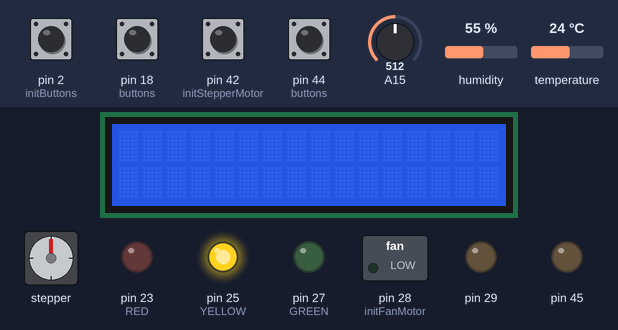
The sketch below on a simulated Arduino Mega 2560, built with avr-gcc and run on an emulated ATmega2560. Parts: 16×2 character LCD, stepper motor, switched loads named in the sketch (green lamp = pin HIGH), output pins drawn as LEDs (lit = HIGH). The test bench sets the inputs (shaded band); at power-on: pin 2 (initButtons), pin 18 (buttons), pin 42 (initStepperMotor), pin 44 (buttons) HIGH, A15 = 512, humidity 55 %, temperature 24 °C. The local clock reads 2024-03-15 10:24:30 at power-on unless the sketch sets it; stepper angles assume 2048 steps per turn; what the sketch prints to the serial monitor is not drawn.

Above: at 1.3 s.
1.4 s: pin 18 (buttons) pulled LOW for 0.15 s
At 2.1 s:
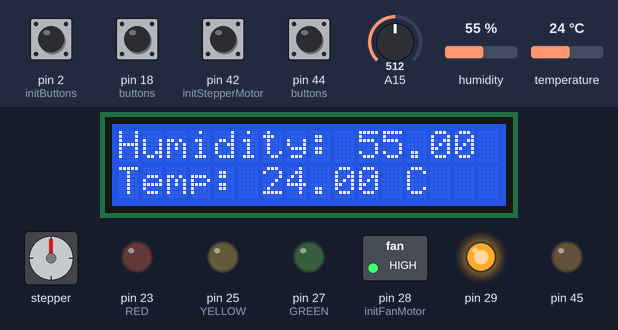
3.0 s: pin 42 (initStepperMotor) pulled LOW for 1 s
At 5.2 s:
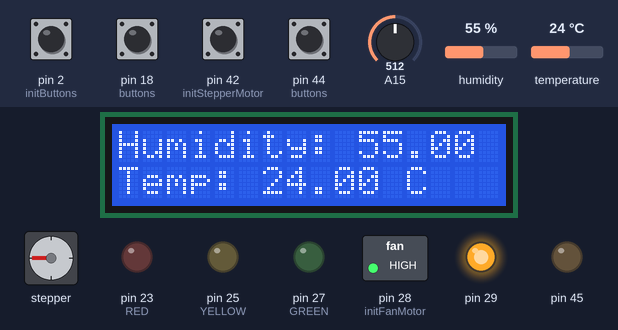
5.5 s: pin 44 (buttons) pulled LOW for 3.2 s
At 9.8 s:
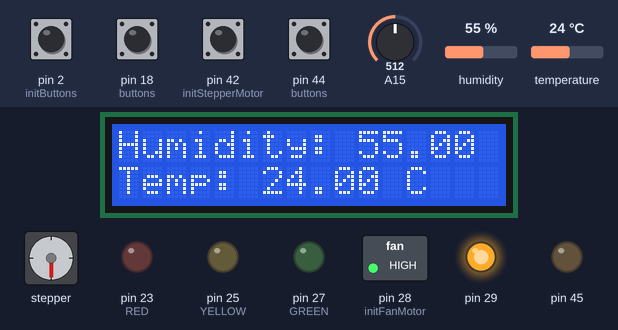
10.2 s: pin 2 (initButtons) pulled LOW for 0.15 s
At 10.7 s:
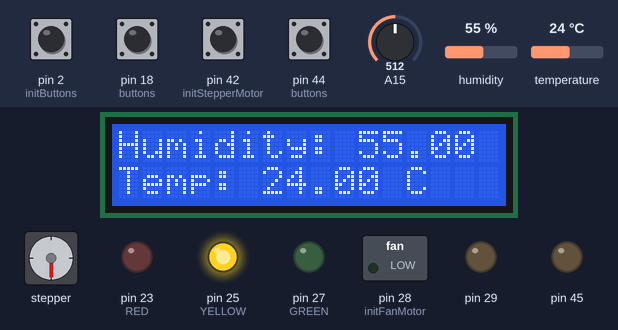
11.8 s: pin 42 (initStepperMotor) pulled LOW for 0.15 s
At 13.1 s:
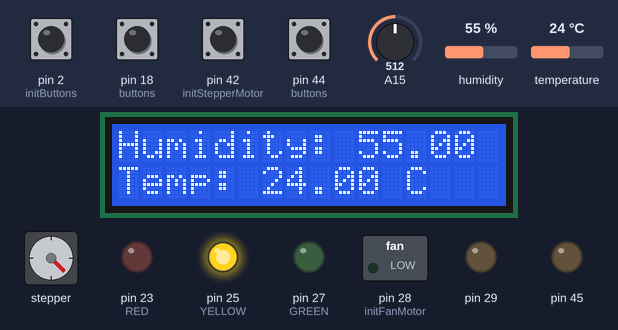
13.7 s: pin 44 (buttons) pulled LOW for 1 s
At 15.6 s:
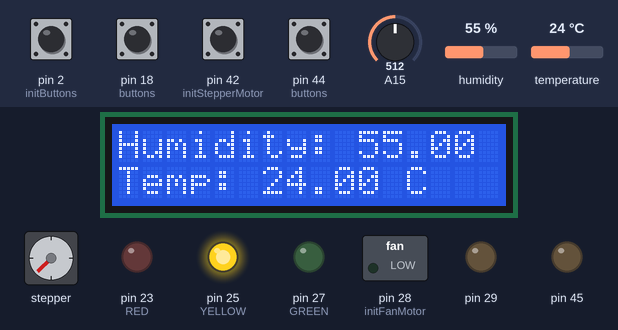
Timing chart, 0 to 17.1 s (numbered marks = the images above; inputs shaded):
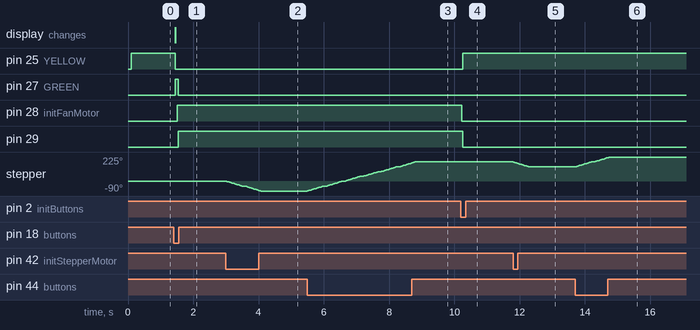

The sketch:

main.ino
```cpp
#include "DHT.h"
#include <LiquidCrystal.h>
#include <Stepper.h>
#include <RTClib.h>
#define DHT11_PIN 53

//
DHT dht11(DHT11_PIN, DHT11);
const int RS = 33, EN = 35, D4 = 37, D5 = 39, D6 = 41, D7 = 43;
LiquidCrystal lcd(RS, EN, D4, D5, D6, D7);
Stepper stepper(32, 46, 50, 48, 52);
RTC_DS1307 rtc;
//

enum State {
    DISABLED,
    IDLE,
    RUNNING,
    ERROR
};

enum LED {
    RED = PA1, // pin 23
    YELLOW = PA3, // pin 25
    GREEN = PA5, // pin 27
    BLUE = PA7 // pin 29
};

enum BUTTON {
    START = INT3,
    STOP = INT4,
    RESET = INT5
};

State currentState = DISABLED;
float currentTemperature = 0;
float currentHumidity = 0;
float currentWaterLevel = 0;
float waterLevelThreshold = 0;

float tempThreshold = 20.6;

volatile bool startPressed = false;
volatile bool stopPressed = false;
volatile bool resetPressed = false;

bool isTriggered = false;
int lastMinute = -1;

// UART (Serial Monitor) (Kevin)
void initUART(unsigned long baud){
    unsigned long FCPU = 16000000;
    unsigned int tbaud = (FCPU / 16 / baud - 1);
    UCSR0A = 0x20;
    UCSR0B = 0x18;
    UCSR0C = 0x06;
    UBRR0 = tbaud;
}
void U0putchar(unsigned char U0pdata)
{
    while (!(UCSR0A & (1 << UDRE0))){};
    UDR0 = U0pdata;
}
void U0putstring(char* str)
{
    int i = 0;
    while (str[i] != '\0'){
        U0putchar(str[i]);
        i++;
    }
}
void floatToString(float num, char* str, int precision){
    int intPart = (int)num;
    float fractionPart = num - intPart;

    if (num < 0){
        *str++ = '-';
        intPart = -intPart;
        fractionPart = -fractionPart;
    }

    int i = 0;
    do{
        str[i++] = (intPart % 10) + '0';
        intPart /= 10;
    } while (intPart > 0);

    for (int j = 0; j < i / 2; j++){
        char temp = str[j];
        str[j] = str[i - j - 1];
        str[i - j - 1] = temp;
    }

    str[i] = '\0';
    if (precision == 0){
        return;
    }
    str[i++] = '.';

    for (int j = 0; j < precision; j++){
        fractionPart *= 10;
        int digit = (int)fractionPart;
        str[i++] = digit + '0';
        fractionPart -= digit;
    }

    str[i] = '\0';
}

// BUTTONS (Kevin)
void initButtons(){
  DDRD &= ~(1 << PD3); // Configure buttons as INPUT
  DDRE &= ~(1 << PE4) & ~(1 << PE5);
  PORTD |= (1 << PD3); // Enable pull-up resistors
  PORTE |= (1 << PE4) | (1 << PE5);

  // Enable external interrupt
  EIMSK |= (1 << INT3) | (1 << INT4) | (1 << INT5);  // Enable INT interrupt
  EICRA |= (1 << ISC31); // Falling edge trigger
  EICRB |= (1 << ISC41) | (1 << ISC51); // Falling edge trigger
}
void toggleButton(bool state, BUTTON type){
    // Toggle interrupt using EIMSK
    if (state){
        EIMSK |= (1 << type);
        return;
    }
    EIMSK &= ~(1 << type);
}

volatile unsigned long lastStartPressTime = 0;
volatile unsigned long lastStopPressTime = 0;
volatile unsigned long lastResetPressTime = 0;
const unsigned long debounceDelay = 50;

ISR(INT3_vect) { // START button
    unsigned long currentTime = millis();
    if (currentTime - lastStartPressTime >= debounceDelay) {
        startPressed = true;
        lastStartPressTime = currentTime;
    }
}

ISR(INT4_vect) { // STOP button
    unsigned long currentTime = millis();
    if (currentTime - lastStopPressTime >= debounceDelay) {
        stopPressed = true;
        lastStopPressTime = currentTime;
    }
}

ISR(INT5_vect) { // RESET button
    unsigned long currentTime = millis();
    if (currentTime - lastResetPressTime >= debounceDelay) {
        resetPressed = true;
        lastResetPressTime = currentTime;
    }
}

/*
START PIN 18
STOP PIN 2
RESET PIN 3
*/

// LEDS (Kevin)
void initLEDS(){
    DDRA |= (1 << RED) | (1 << YELLOW) | (1 << GREEN) | (1 << BLUE); // Configure pin as OUTPUT
    PORTA &= ~(1 << RED) & ~(1 << YELLOW) & ~(1 << GREEN) & ~(1 << BLUE); // Init set pin as LOW
}
void writeLED(bool state, LED color){
    // Write HIGH or LOW to pin using enum as ID
    if (state){
        PORTA |= (1 << color);
        return;
    }
    PORTA &= ~(1 << color);
    return;
}
/*
RED PIN 23
YELLOW PIN 25
GREEN PIN 27
BLUE PIN 29
*/

// DHT11 (Kevin)
void initDHT11(){
    dht11.begin();
}
float readTemperature(){
    return dht11.readTemperature();
}
float readHumidity(){
    return dht11.readHumidity();
}
bool paramHasErrors(){
    if (isnan(currentTemperature) || isnan(currentHumidity)){
        return true;
    }
    return false;
}
/*
DHT11 PIN 53
*/

// LCD (Kevin)
void initLCD(){
    lcd.begin(16, 2);
}
/*
VSS POTENTIOMETER GND
VDD POSITIVE
V0 POTENTIOMETER OUTPUT
RS PIN 33
RW GND
E PIN 35
D4 PIN 37
D5 PIN 39
D6 PIN 41
D7 PIN 43
A  POSITIVE WITH 330 OHM RESISTOR
K GND
*/

// WATER LEVEL (Alexis)
void initWaterLevel(){
    DDRL |= (1 << PL4); // Configure pin as OUTPUT
    PORTL &= (1 << PL4); // Init set pin to LOW

    ADCSRA |= 0b10000000; // Enable ADC
    ADCSRA &= 0b11011111; // Disable auto trigger
    ADCSRA &= 0b11110111; // Disable interrupt
    ADCSRA &= 0b11111000; // Set prescaler to slow reading

    ADCSRB &= 0b11110111; // Reset channel and gain bits
    ADCSRB &= 0b11111000; // Set to free running mode

    ADMUX &= 0b01111111; // Enable AVCC analog reference
    ADMUX |= 0b01000000;
    ADMUX &= 0b11011111; // Right adjust
    ADMUX &= 0b11100000; // Reset channel and gain bits
}
float readWaterLevel()
{
    PORTL |= (1 << PL4);
    ADMUX  &= 0b11100000; // Clear channel selection
    ADCSRB &= 0b11110111;
    ADCSRB |= 0b00001000; // Set for Channel 8 or higher
    ADMUX  += 7; // Set Channel to A15
    ADCSRA |= 0x40; // Start conversion
    while((ADCSRA & 0x40) != 0); // Wait for conversion to finish
    unsigned int result = ADCL; // Obtain result
    result |= (ADCH << 8);
    PORTL &= ~(1 << PL4);
    return result;
}
/*
+ 5V
- GND
S PIN A15
*/

// FAN (Alexis)
void initFanMotor(){
    DDRA |= (1 << PA6); // Configure pin as OUTPUT
    PORTA &= ~(1 << PA6); // Init set pin to LOW
}
void startFan(){
    PORTA |= (1 << PA6); // Set pin to HIGH
}
void stopFan(){
    PORTA &= ~(1 << PA6); // Set pin to LOW
}
/*
VSS ARDUINO 5V
IN4 PIN 28
OUT4 MOTOR POSITIVE
GND PSU GND
OUT3 MOTOR GND
ARDUINO GND TO PSU GND
*/

// VENT (Alexis)
void initStepperMotor(){
    // Buttons for controlling vent direction
    DDRL &= ~(1 << PL7) & ~(1 << PL5); // Configure pin as OUTPUT
    PORTL |= (1 << PL7) | (1 << PL5); // Init set pins to LOW

    stepper.setSpeed(1000);
}
void ventUp(){ // Handle moving vent 'up', prints time and vent status upon activation
    stepper.step(256);
    displayTime();
    U0putstring("Vent UP\n");
}
void ventDown(){ // Handle moving vent 'down', prints time and vent status upon activation
    stepper.step(-256);
    displayTime();
    U0putstring("Vent DOWN\n");
}
/*
1N1 PIN 46
1N2 PIN 48
1N3 PIN 50
1N4 PIN 52
BUTTONS PIN 42, PIN 44
*/

// CLOCK (Kevin)
void initClock(){
    rtc.begin();
    rtc.adjust(DateTime(F(__DATE__), F(__TIME__)));
}
DateTime now;
void displayTime(){
    now = rtc.now();
    char buffer[4];
    floatToString(now.year(), buffer, 0);
    U0putstring(buffer);
    U0putchar('/');
    floatToString(now.month(), buffer, 0);
    U0putstring(buffer);
    U0putchar('/');
    floatToString(now.day(), buffer, 0);
    U0putstring(buffer);
    U0putchar(' ');
    floatToString(now.hour(), buffer, 0);
    U0putstring(buffer);
    U0putchar(':');
    floatToString(now.minute(), buffer, 0);
    U0putstring(buffer);
    U0putchar(':');
    floatToString(now.second(), buffer, 0);
    U0putstring(buffer);
    U0putchar(' ');
}

// PROGRAM HELPERS (Kevin)
void initParameters(){
    currentTemperature = readTemperature();
    currentHumidity = readHumidity();
    currentWaterLevel = readWaterLevel();
    waterLevelThreshold = 150; // adjust later
}
void displayParams(){
    lcd.clear();
    lcd.setCursor(0,0);
    lcd.print("Humidity: ");
    lcd.print(currentHumidity);
    lcd.print(" %");
    lcd.setCursor(0,1);
    lcd.print("Temp: ");
    lcd.print(currentTemperature);
    lcd.print(" C");
}
void mainFunctionality(){ // Machine executes a particular function based on current state
    delay(50);
    switch(currentState){
        case DISABLED:
            processDISABLED();
            break;
        case IDLE:
            processIDLE();
            break;
        case RUNNING:
            processRUNNING();
            break;
        case ERROR:
            processERROR();
            break;
    }
}

void preStateFunctionality(){
    if (!(PINL & (1 << PL5))){ // INPUT pins default to HIGH when buttons unpressed, therefore if vent button returns LOW, activate stepper/vent
        ventUp();
    }
    if (!(PINL & (1 << PL7))){
        ventDown();
    }
    if (currentState == DISABLED){ // All logic after this is functionality for when state machine is not DISABLED
        return;
    }
    now = rtc.now();
    if (now.minute() != lastMinute){ // Updates every minute, gets temperature, humidity, and water level, and displays on LCD
        lastMinute = now.minute();
        currentTemperature = readTemperature();
        currentHumidity = readHumidity();
        currentWaterLevel = readWaterLevel();
        displayParams();

        // FOR TESTING

        // Serial.print("Date: ");
        // Serial.print(now.year());
        // Serial.print('/');
        // Serial.print(now.month());
        // Serial.print('/');
        // Serial.print(now.day());
        // Serial.print(' ');
        // Serial.print(now.hour());
        // Serial.print(':');
        // Serial.print(now.minute());
        // Serial.print(':');
        // Serial.println(now.second());
        // Serial.print("now.minute(): ");
        // Serial.println(now.minute());
        // Serial.print("lastminute: ");
        // Serial.println(lastMinute);
        // delay(10);
        // Serial.println("Params updated/minute passed\n");
    }
    // currentTemperature = readTemperature();
    // currentHumidity = readHumidity();
    // currentWaterLevel = readWaterLevel();
    // displayParams();

}
// Helper functions for handling STATE
void processDISABLED(){
    if (startPressed){
        startPressed = false;
        enterIDLE();
    }
}
void enterDISABLED(){
    currentState = DISABLED;
    displayTime();
    U0putstring("DISABLED\n\n");
    writeLED(false, RED);
    writeLED(true, YELLOW);
    writeLED(false, GREEN);
    writeLED(false, BLUE);
    toggleButton(true, START);
    toggleButton(false, STOP);
    toggleButton(false, RESET);
}
void processIDLE(){
    if (currentWaterLevel <= waterLevelThreshold){
        enterERROR();
    }
    else if (currentTemperature > tempThreshold){
        enterRUNNING();
    }
}
void enterIDLE(){
    currentState = IDLE;
    displayTime();
    U0putstring("IDLE\n\n");
    toggleButton(false, START);
    toggleButton(true, STOP);
    toggleButton(false, RESET);
    writeLED(false, RED);
    writeLED(false, YELLOW);
    writeLED(true, GREEN);
    writeLED(false, BLUE);
    stopFan();
}
void processRUNNING(){
    if (currentWaterLevel <= waterLevelThreshold){
        stopFan();
        enterERROR();
    }
    else if (currentTemperature <= tempThreshold){
        stopFan();
        enterIDLE();
    }
    else if (stopPressed){
        stopPressed = false;
        stopFan();
        enterDISABLED();
    }
}
void enterRUNNING(){
    currentState = RUNNING;
    startFan();
    displayTime();
    U0putstring("RUNNING\n\n");
    toggleButton(false, START);
    toggleButton(true, STOP);
    toggleButton(false, RESET);
    writeLED(false, RED);
    writeLED(false, YELLOW);
    writeLED(false, GREEN);
    writeLED(true, BLUE);
}
void processERROR(){
    if (stopPressed){
        stopPressed = false;
        resetPressed = false;
        enterDISABLED();
    }
    if (resetPressed){
        stopPressed = false;
        resetPressed = false;
        enterIDLE();
    }
}
void enterERROR(){
    currentState = ERROR;
    displayTime();
    U0putstring("ERROR\n\n");
    toggleButton(false, START);
    toggleButton(true, STOP);
    toggleButton(true, RESET);
    writeLED(true, RED);
    writeLED(false, YELLOW);
    writeLED(false, GREEN);
    writeLED(false, BLUE);
    U0putstring("Water level is too low\n\n");
}


// TESTING (ensure each component works individually)
void testUART(){
    while(true){
        U0putstring("Hello World!\n");
        delay(1000);
    }
}
void testButtons(){
    // disableButton(START);
    // disableButton(STOP);
    // disableButton(RESET);
    // enableButton(START);
    // enableButton(STOP);
    // enableButton(RESET);
    while(true){
        for (int i = 0; i < 10; i++){
            U0putchar('\n');
        }
        U0putstring("START button: ");
        if (startPressed){
            U0putstring("PRESSED");
        }
        else{
            U0putstring("unpressed");
        }
        U0putchar('\n');
        U0putstring("STOP button: ");
        if (stopPressed){
            U0putstring("PRESSED");
        }
        else{
            U0putstring("unpressed");
        }
        U0putchar('\n');
        U0putstring("RESET button: ");
        if (resetPressed){
            U0putstring("PRESSED");
        }
        else{
            U0putstring("unpressed");
        }
        startPressed = false;
        stopPressed = false;
        resetPressed = false;
        U0putchar('\n');
        delay(1000);
    }

}
void testLEDS(){
    while(true){
        writeLED(true, RED);
        delay(100);
        writeLED(true, YELLOW);
        delay(100);
        writeLED(true, GREEN);
        delay(100);
        writeLED(true, BLUE);
        delay(100);
        writeLED(false, RED);
        delay(100);
        writeLED(false, YELLOW);
        delay(100);
        writeLED(false, GREEN);
        delay(100);
        writeLED(false, BLUE);
        delay(100);
    }
}
void testDHT11(){
    while(true){
        char buffer[3];
        floatToString(readTemperature(), buffer, 1);
        U0putstring("Temperature: ");
        U0putstring(buffer);
        U0putchar('\n');
        floatToString(readHumidity(), buffer, 1);
        U0putstring("Humidity: ");
        U0putstring(buffer);
        U0putchar('\n');
        U0putchar('\n');
        delay(1000);
    }
}
void testLCD(){
    float floatvalue = 12.345;
    while(true){
        lcd.setCursor(0,0);
        lcd.print("Hello World!");
        lcd.setCursor(0,1);
        lcd.print("Testing!");
        lcd.print(floatvalue);
        delay(1000);
        lcd.clear();
        lcd.setCursor(0,0);
        lcd.print("World Hello!");
        lcd.setCursor(0,1);
        lcd.print("Testing!");
        delay(1000);
        lcd.clear();
    }
}
void testWaterLevel(){
    char buffer[4];
    while(true){
        U0putstring("Current Water Level: ");
        floatToString(readWaterLevel(), buffer, 0);
        U0putstring(buffer);
        U0putchar('\n');
        delay(1000);
    }
}
void testFan(){
    while(true){
        startFan();
        delay(4000);
        stopFan();
        delay(4000);
    }
}
void testStepper(){
    while(true){
        if (!(PINL & (1 << PL5))){
            stepper.step(256);
        }
        if (!(PINL & (1 << PL7))){
            stepper.step(-256);
        }
    }
}
void testClock(){
    while(true){
        displayTime();
        U0putchar('\n');
        delay(1000);
    }
}

void setup(){
    // Serial.begin(9600);
    initUART(9600);
    initButtons();
    initLEDS();
    initDHT11();
    initLCD();
    initWaterLevel();
    initFanMotor();
    initStepperMotor();
    initClock();

    enterDISABLED();
    initParameters();
}

void loop(){
    preStateFunctionality();
    mainFunctionality();

    // TESTING

    // testUART();
    // testButtons();
    // testLEDS();
    // testDHT11();
    // testLCD();
    // testWaterLevel();
    // testFan();
    // testStepper();
    // testClock();
}

// SCHEMATIC (Alexis)
```

Measured:
- after the input at 1.4 s, pin 25 (YELLOW): HIGH → LOW after 0.05 s; pin 27 (GREEN): LOW → HIGH after 0.05 s, → LOW 0.09 s later; pin 28 (initFanMotor): LOW → HIGH after 0.10 s; pin 29: LOW → HIGH after 0.13 s; the display: changes after 0.05 s (image 1)
- after the input at 3.0 s, stepper: turns 90° counter-clockwise in 1.0 s, starting at once
- after the input at 5.5 s, stepper: turns 270° clockwise in 3.3 s, starting at once
- after the input at 10.2 s, pin 25 (YELLOW): LOW → HIGH after 0.06 s; pin 28 (initFanMotor): HIGH → LOW at once; pin 29: HIGH → LOW after 0.06 s
- after the input at 11.8 s, stepper: turns 45° counter-clockwise in 0.47 s, starting at once
- after the input at 13.7 s, stepper: turns 90° clockwise in 1.0 s, starting at once
